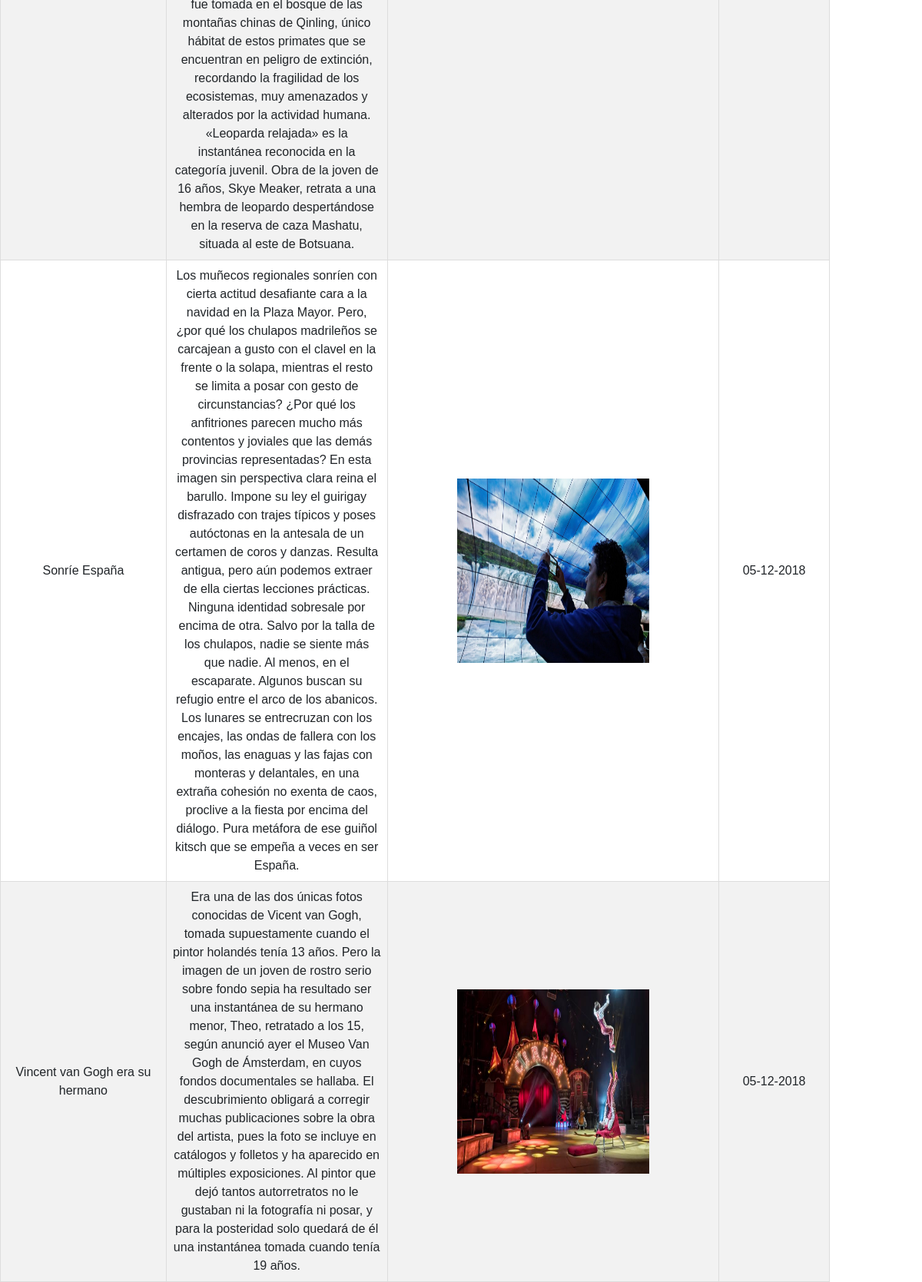
The app's page /Noticias/noticias.php?page=1 (lower part), older data.
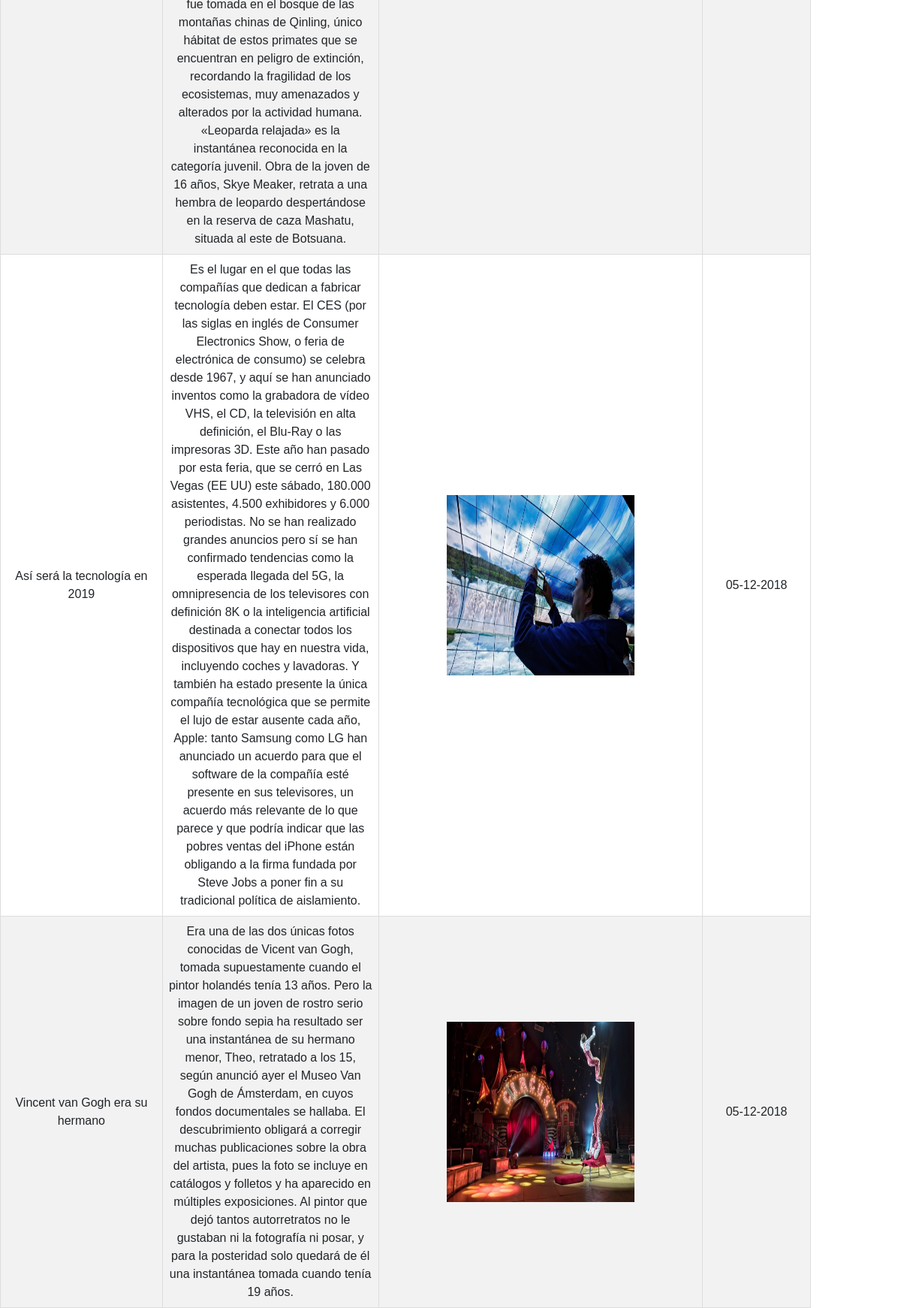
The same page, newer data.
### tables this page shows
CREATE TABLE `noticias` (
  `id` bigint(20) UNSIGNED NOT NULL,
  `titular` varchar(200) NOT NULL,
  `contenido` varchar(2000) NOT NULL,
  `imagen` varchar(80) NOT NULL,
  `fecha` date NOT NULL
);

### Noticias/noticias.php (the view, shortened to what this page needs)
<!DOCTYPE html>
<html>
    <head>
        <link href="noticiasStyle.css" rel="stylesheet" type="text/css"/>
        <link href="../NavBar/navBarStyle.css" rel="stylesheet" type="text/css"/>
        <link href="tableStyle.css" rel="stylesheet" type="text/css"/>
    </head>
    <body>
        <?php include('../NavBar/navbar.php'); ?>
        <br><br>
        <div style="text-align: center">
            <?php
                $db = connectDb();
                if(!isset($_GET['page'])){
                    $page=0;
                    $query = mysqli_query($db,"SELECT * FROM noticias ORDER BY fecha DESC LIMIT 0,5");
                }else{
                    $page=$_GET['page'];
                    $limit=5*$page;
                    $query = mysqli_query($db,"SELECT * FROM noticias ORDER BY fecha DESC LIMIT $limit,5");
                }
                if ($row = mysqli_fetch_array($query)){
                    echo "<table style='width:90vw'>";
                    do{
                        echo "<tr>";
                            echo "<td>".$row["titular"]."</td>";
                            echo "<td>".$row["contenido"]."</td>";
                            echo "<td><img src='".$row["imagen"]."' style='width:250px; height:240px;' /></td>";
                            $fecha = strtotime($row["fecha"]);
                            $dia = date('d', $fecha);
                            $mes = date('m', $fecha);
                            $anio = date('Y', $fecha);
                            echo "<td>".$dia."-".$mes."-".$anio."</td>";
                        echo "</tr>";
                    }while($row = mysqli_fetch_array($query));
                }
                else{
                    echo "¡No se ha encontrado ningún registro!";
                }
            ?>
        </div>
    </body>
</html>

Row changes from the older to the newer data that the page shows:
changed noticias: titular "Sonríe España" → "Así será la tecnología en 2019"; contenido "Los muñecos regionales sonríen con cierta actitud desafiante cara a la navidad en la Plaza Mayor. Pero, ¿por qué los chulapos madrileños se carcajean a gusto con el clavel en la frente o la solapa, mientras el resto se limita a posar con gesto de circunstancias? ¿Por qué los anfitriones parecen mucho más contentos y joviales que las demás provincias representadas? En esta imagen sin perspectiva clara reina el barullo. Impone su ley el guirigay disfrazado con trajes típicos y poses autóctonas en la antesala de un certamen de coros y danzas. Resulta antigua, pero aún podemos extraer de ella ciertas lecciones prácticas. Ninguna identidad sobresale por encima de otra. Salvo por la talla de los…" → "Es el lugar en el que todas las compañías que dedican a fabricar tecnología deben estar. El CES (por las siglas en inglés de Consumer Electronics Show, o feria de electrónica de consumo) se celebra desde 1967, y aquí se han anunciado inventos como la grabadora de vídeo VHS, el CD, la televisión en alta definición, el Blu-Ray o las impresoras 3D. Este año han pasado por esta feria, que se cerró en Las Vegas (EE UU) este sábado, 180.000 asistentes, 4.500 exhibidores y 6.000 periodistas. No se han realizado grandes anuncios pero sí se han confirmado tendencias como la esperada llegada del 5G, la omnipresencia de los televisores con definición 8K o la inteligencia artificial destinada a…"
